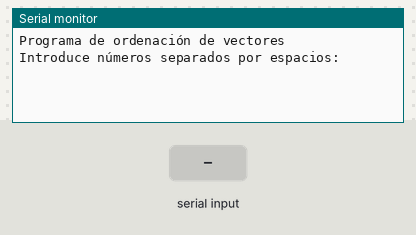
Bench run of a sketch on a simulated Arduino Uno, built with avr-gcc and run on an emulated ATmega328P. On the bench: the last lines printed to the serial monitor. Inputs (shaded band) come from the test bench.

Above: at 2.6 s.
2.7 s: "90 45 200\n" received over Serial
At 3.9 s:
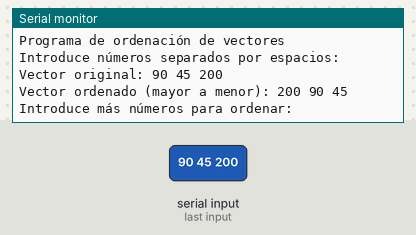
4.2 s: "90 45\n" received over Serial
At 4.8 s:
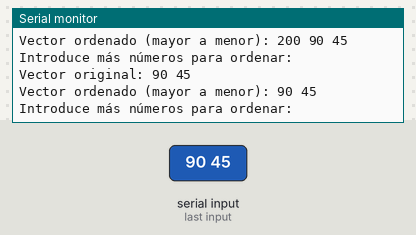
5.7 s: "5\n" received over Serial
At 6.7 s:
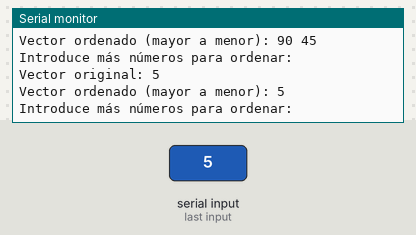

The sketch:

practica1_13.ino
```cpp
/*
13. implemente una función que se encargue de ordenar los elementos de un vector
numérico. void ordena(int v[]), a la función se le pasa el vector desordenado y lo
devuelve ordenado de mayor a menor. El algoritmo tradicional para la ordenación es el
de la burbuja https://es.wikipedia.org/wiki/Ordenamiento_de_burbuja
*/

#define MAXBUF 20
char buffer[MAXBUF];
boolean myReadString(int timeout);

// Función para ordenar un vector de enteros de mayor a menor usando el algoritmo de burbuja
void ordena(int v[], int longitud) {
  // Implementación del algoritmo de burbuja para ordenación descendente
  for (int i = 0; i < longitud - 1; i++) {
    for (int j = 0; j < longitud - i - 1; j++) {
      // Comparamos elementos adyacentes y los intercambiamos si están en el orden incorrecto
      // Para orden descendente, intercambiamos si el elemento actual es menor que el siguiente
      if (v[j] < v[j + 1]) {
        // Intercambio de elementos
        int temp = v[j];
        v[j] = v[j + 1];
        v[j + 1] = temp;
      }
    }
  }
}

void setup() {
  delay(700);
  Serial.begin(9600);
  delay(700);
  Serial.println("Programa de ordenación de vectores");
  Serial.println("Introduce números separados por espacios:");
}

void loop() {
  int v[MAXBUF]; // Vector para almacenar los números

  if (myReadString(50)) {
    char *p;
    int j = 0;

    p = strtok(buffer, " ");
    while ((p != NULL) && (j < MAXBUF)) {
      v[j++] = atoi(p); // atoi = ASCII to Integral
      p = strtok(NULL, " "); // Buscar el siguiente valor
    }

    if (j > 0) { // Si se encontraron números
      Serial.print("Vector original: ");
      for (int i = 0; i < j; i++) {
        Serial.print(v[i]);
        Serial.print(" ");
      }
      Serial.println();

      // Ordenar el vector
      ordena(v, j);

      Serial.print("Vector ordenado (mayor a menor): ");
      for (int i = 0; i < j; i++) {
        Serial.print(v[i]);
        Serial.print(" ");
      }
      Serial.println();

      Serial.println("\nIntroduce más números para ordenar:");
    }
  }
}

// Función para leer una cadena con límite de tiempo
boolean myReadString(int timeout) { // ReadString with timeout limit, return true if a string is read within timeout limits
  static int i = 0; // Número de caracteres leídos
  static long tLimit; // Reloj interno de timeout
  static boolean reading = false; // Marca si hay una lectura en curso

  while ((Serial.available() > 0) && (i < (MAXBUF - 1))) { // Hay caracteres disponibles y no hemos desbordado el buffer
    if (!reading) { // First character
      reading = true; // Estamos en un proceso de lectura
      tLimit = millis(); // Ajustamos el reloj de timeout
      i = 0; // Iniciamos el índice del buffer
    }

    buffer[i] = Serial.read(); // read next character from buffer
    if ((buffer[i] == '\n') || (buffer[i] == '\r')) { // Fin de mensaje
      reading = false; // Fin de lectura
      if (i > 0) { // No se trata de una línea vacía
        buffer[i] = 0; // Pon la marca de fin de cadena
        return true; // Lectura exitosa
      }
    }

    i = i + 1;
    if (millis() - tLimit > timeout) { // Superamos el timeout de la lectura
      Serial.println("TimeOut"); // Mensaje de error
      reading = false; // Fin de lectura
      return false; // Fallo en la lectura
    }
  }

  return false;
}
```

Measured:
- after the input at 2.7 s, the serial monitor: prints a new line at once (image 1)
- after the input at 4.2 s, the serial monitor: prints a new line at once (image 2)
- after the input at 5.7 s, the serial monitor: prints a new line at once (image 3)
